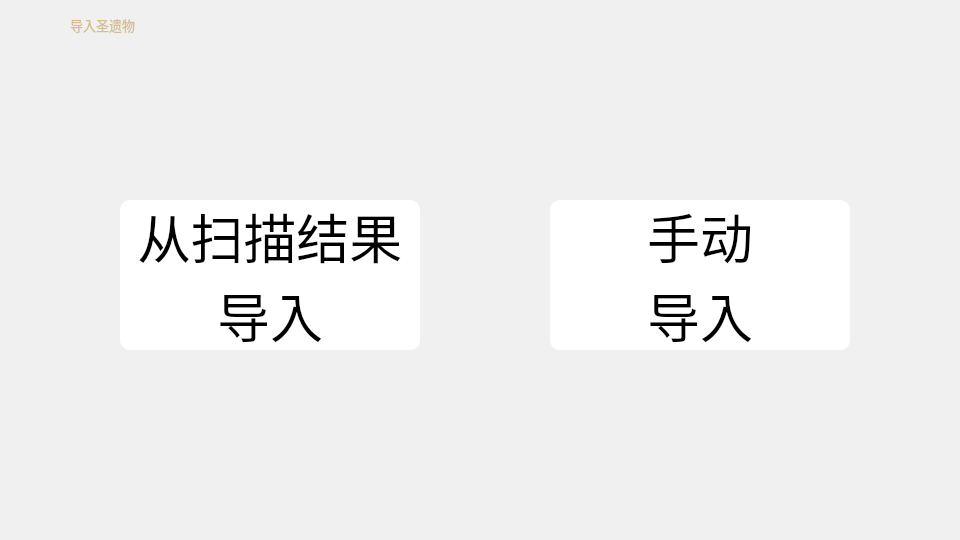
<?xml version="1.0" encoding="UTF-8"?>
<ui version="4.0">
 <class>ImportWidget</class>
 <widget class="QWidget" name="ImportWidget">
  <property name="geometry">
   <rect>
    <x>0</x>
    <y>0</y>
    <width>960</width>
    <height>540</height>
   </rect>
  </property>
  <property name="windowTitle">
   <string>导入</string>
  </property>
  <property name="styleSheet">
   <string notr="true">background-color:rgb(240,240,240);</string>
  </property>
  <widget class="QPushButton" name="ImportFromScan">
   <property name="geometry">
    <rect>
     <x>120</x>
     <y>200</y>
     <width>300</width>
     <height>150</height>
    </rect>
   </property>
   <property name="autoFillBackground">
    <bool>false</bool>
   </property>
   <property name="styleSheet">
    <string notr="true">/*按钮普通态*/
QPushButton
{
	/*字体为微软雅黑*/
    font-family:汉仪文黑-85W;
    /*字体大小为20点*/
    font-size:40pt;
    /*字体颜色为黑色*/    
    color:black;
    /*背景颜色*/  
    background-color:rgb(255 , 255 , 255);
    /*边框圆角半径为10像素*/ 
    border-radius:10px;
}

/*按钮停留态*/
QPushButton:hover
{
    /*背景颜色*/  
    background-color: #ecf5ff;
	/*字体颜色*/  
    color: #409eff;
}

/*按钮按下态*/
QPushButton:pressed
{
    /*字体颜色为黑色*/    
    color:black;
    /*背景颜色*/  
    background-color:rgb(255 , 255 , 255);
    /*左内边距为3像素，让按下时字向右移动3像素*/  
    padding-left:3px;
    /*上内边距为3像素，让按下时字向下移动3像素*/  
    padding-top:3px;
}</string>
   </property>
   <property name="text">
    <string>从扫描结果
导入</string>
   </property>
   <property name="autoDefault">
    <bool>false</bool>
   </property>
   <property name="default">
    <bool>false</bool>
   </property>
  </widget>
  <widget class="QPushButton" name="ImportManully">
   <property name="geometry">
    <rect>
     <x>550</x>
     <y>200</y>
     <width>300</width>
     <height>150</height>
    </rect>
   </property>
   <property name="autoFillBackground">
    <bool>false</bool>
   </property>
   <property name="styleSheet">
    <string notr="true">/*按钮普通态*/
QPushButton
{
	/*字体为微软雅黑*/
    font-family:汉仪文黑-85W;
    /*字体大小为20点*/
    font-size:40pt;
    /*字体颜色为黑色*/    
    color:black;
    /*背景颜色*/  
    background-color:rgb(255 , 255 , 255);
    /*边框圆角半径为10像素*/ 
    border-radius:10px;
}

/*按钮停留态*/
QPushButton:hover
{
    /*背景颜色*/  
    background-color: #ecf5ff;
	/*字体颜色*/  
    color: #409eff;
}

/*按钮按下态*/
QPushButton:pressed
{
    /*字体颜色为黑色*/    
    color:black;
    /*背景颜色*/  
    background-color:rgb(255 , 255 , 255);
    /*左内边距为3像素，让按下时字向右移动3像素*/  
    padding-left:3px;
    /*上内边距为3像素，让按下时字向下移动3像素*/  
    padding-top:3px;
}</string>
   </property>
   <property name="text">
    <string>手动
导入</string>
   </property>
   <property name="autoDefault">
    <bool>false</bool>
   </property>
   <property name="default">
    <bool>false</bool>
   </property>
  </widget>
  <widget class="QPushButton" name="Back">
   <property name="geometry">
    <rect>
     <x>900</x>
     <y>3</y>
     <width>42</width>
     <height>42</height>
    </rect>
   </property>
   <property name="font">
    <font>
     <family>汉仪文黑-85W</family>
     <pointsize>25</pointsize>
    </font>
   </property>
   <property name="autoFillBackground">
    <bool>false</bool>
   </property>
   <property name="styleSheet">
    <string notr="true">/*按钮普通态*/
QPushButton
{
	/*字体为微软雅黑*/
    font-family:汉仪文黑-85W;
    /*字体大小为20点*/
    font-size:25pt;
    /*字体颜色为黑色*/    
    color:black;
    /*背景颜色*/  
    background-color:transparent;
    /*边框圆角半径为25像素*/ 
    border-radius:21px;
	border-image: url(:/Icon/close.png)
}

/*按钮停留态*/
/*QPushButton:hover*/
/*{*/
    /*背景颜色*/  
    /*background-color: #ecf5ff;*/
	/*字体颜色*/  
    /*color: #409eff;*/
/*}*/

/*按钮按下态*/
QPushButton:pressed
{
    /*字体颜色为黑色*/    
    color:black;
    /*左内边距为3像素，让按下时字向右移动3像素*/  
    padding-left:3px;
    /*上内边距为3像素，让按下时字向下移动3像素*/  
    padding-top:3px;
	border-image: url(:/Icon/close_selected.png)
}</string>
   </property>
   <property name="text">
    <string/>
   </property>
   <property name="autoDefault">
    <bool>false</bool>
   </property>
   <property name="default">
    <bool>false</bool>
   </property>
  </widget>
  <widget class="QPushButton" name="Save">
   <property name="geometry">
    <rect>
     <x>15</x>
     <y>3</y>
     <width>42</width>
     <height>42</height>
    </rect>
   </property>
   <property name="font">
    <font>
     <family>汉仪文黑-85W</family>
     <pointsize>15</pointsize>
    </font>
   </property>
   <property name="toolTip">
    <string>&lt;html&gt;&lt;head/&gt;&lt;body&gt;&lt;p&gt;保存&lt;/p&gt;&lt;/body&gt;&lt;/html&gt;</string>
   </property>
   <property name="whatsThis">
    <string>&lt;html&gt;&lt;head/&gt;&lt;body&gt;&lt;p&gt;保存&lt;/p&gt;&lt;/body&gt;&lt;/html&gt;</string>
   </property>
   <property name="autoFillBackground">
    <bool>false</bool>
   </property>
   <property name="styleSheet">
    <string notr="true">/*按钮普通态*/
QPushButton
{
	/*字体为微软雅黑*/
    font-family:汉仪文黑-85W;
    /*字体大小为20点*/
    font-size:15pt;
    /*字体颜色为黑色*/    
    color:black;
    /*背景颜色*/  
    background-color:transparent;
    /*边框圆角半径为25像素*/ 
    border-radius:21px;
	border-image: url(:/Icon/save.png)
}

/*按钮停留态*/
/*QPushButton:hover
{
    /*背景颜色*/  
    /*background-color: #ecf5ff;
	/*字体颜色*/  
    /*color: #409eff;
}

/*按钮按下态*/
QPushButton:pressed
{
    /*字体颜色为黑色*/    
    color:black;
    /*背景颜色*/  
    background-color:transparent;
    /*左内边距为3像素，让按下时字向右移动3像素*/  
    padding-left:3px;
    /*上内边距为3像素，让按下时字向下移动3像素*/  
    padding-top:3px;
	border-image: url(:/Icon/save_selected.png)
}</string>
   </property>
   <property name="text">
    <string/>
   </property>
   <property name="autoDefault">
    <bool>false</bool>
   </property>
   <property name="default">
    <bool>false</bool>
   </property>
  </widget>
  <widget class="QLabel" name="bg">
   <property name="geometry">
    <rect>
     <x>0</x>
     <y>0</y>
     <width>960</width>
     <height>540</height>
    </rect>
   </property>
   <property name="styleSheet">
    <string notr="true">background-color: transparent;
</string>
   </property>
   <property name="text">
    <string/>
   </property>
  </widget>
  <widget class="QLabel" name="text">
   <property name="geometry">
    <rect>
     <x>70</x>
     <y>9</y>
     <width>121</width>
     <height>31</height>
    </rect>
   </property>
   <property name="font">
    <font>
     <family>汉仪文黑-85W</family>
     <pointsize>10</pointsize>
     <kerning>false</kerning>
    </font>
   </property>
   <property name="styleSheet">
    <string notr="true">background-color: transparent;
color: rgb(211, 188, 142);</string>
   </property>
   <property name="text">
    <string>导入圣遗物</string>
   </property>
  </widget>
  <zorder>bg</zorder>
  <zorder>ImportFromScan</zorder>
  <zorder>ImportManully</zorder>
  <zorder>Back</zorder>
  <zorder>Save</zorder>
  <zorder>text</zorder>
 </widget>
 <resources/>
 <connections/>
</ui>
